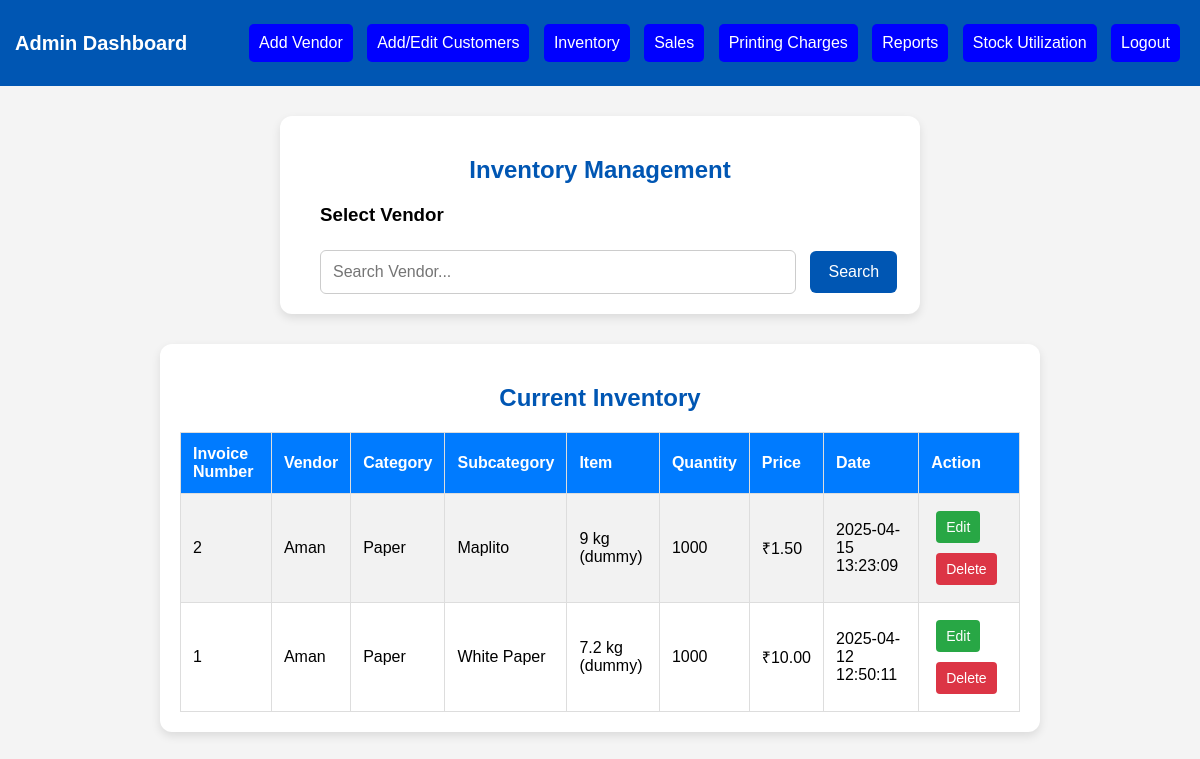
The app's page /dashboards/admin_inventory.php with its own data.
### tables this page shows
CREATE TABLE `inventory` (
  `id` int NOT NULL,
  `invoice_number` int NOT NULL,
  `vendor_id` int NOT NULL,
  `item_id` int NOT NULL,
  `quantity` int NOT NULL,
  `price_per_unit` decimal(10,2) NOT NULL,
  `created_at` timestamp NULL DEFAULT CURRENT_TIMESTAMP
);

CREATE TABLE `vendors` (
  `id` int NOT NULL,
  `vendor_name` varchar(255) NOT NULL,
  `phone_number` varchar(20) DEFAULT NULL,
  `email` varchar(255) DEFAULT NULL,
  `gst_number` varchar(50) DEFAULT NULL,
  `hsn_number` varchar(50) DEFAULT NULL,
  `invoice_number` varchar(50) DEFAULT NULL,
  `date_of_supply` date DEFAULT NULL
);

CREATE TABLE `inventory_categories` (
  `id` int NOT NULL,
  `category_name` varchar(255) NOT NULL
);

CREATE TABLE `inventory_subcategories` (
  `id` int NOT NULL,
  `subcategory_name` varchar(255) NOT NULL,
  `category_id` int DEFAULT NULL
);

CREATE TABLE `inventory_items` (
  `id` int NOT NULL,
  `item_name` varchar(255) NOT NULL,
  `subcategory_id` int DEFAULT NULL,
  `quantity` decimal(10,2) DEFAULT '0.00',
  `unit` varchar(50) DEFAULT NULL
);

### dashboards/admin_inventory.php (the view, shortened to what this page needs)
<?php
include '../database/db_connect.php';
?>
<!DOCTYPE html>
<html lang="en">
<head>
    <link rel="stylesheet" href="../css/style.css">
</head>
<body>
    <div class="navbar">
        <h2 class="brand">Admin Dashboard</h2>
        <div class="nav-buttons">
            <button onclick="location.href='add_vendor.php'">Add Vendor</button>
            <button onclick="location.href='add_edit_customers.php'">Add/Edit Customers</button>
            <button onclick="location.href='admin_inventory.php'">Inventory</button>
            <button onclick="location.href='sales.php'">Sales</button>
            <button onclick="location.href='printing_charges.php'">Printing Charges</button>
            <button onclick="location.href='reports.php'">Reports</button>
            <button onclick= "location.href='stock_utilization.php'"> Stock Utilization </button>
            <button onclick="location.href='../auth/logout.php'">Logout</button>
        </div>
    </div>
    <div class="container">
        <h2>Inventory Management</h2>
        <h3 style="padding-left:20px;">Select Vendor</h3>
        <form method="GET">
            <input type="text" name="search_query" class="search-input" placeholder="Search Vendor...">
            <button type="submit" class="search-btn">Search</button>
        </form>
    </div>
    <div class="container" style="width:70%;">
        <h2>Current Inventory</h2>
        <table>
            <tr>
                <th>Invoice Number</th>
                <th>Vendor</th>
                <th>Category</th>
                <th>Subcategory</th>
                <th>Item</th>
                <th>Quantity</th>
                <th>Price</th>
                <th>Date</th>
                <th>Action</th>
            </tr>
            <?php
            $sql = "SELECT v.vendor_name, c.category_name, s.subcategory_name, i.item_name, inv.quantity, inv.price_per_unit, inv.invoice_number, inv.created_at, inv.id
                    FROM inventory inv
                    JOIN vendors v ON inv.vendor_id = v.id
                    JOIN inventory_items i ON inv.item_id = i.id
                    JOIN inventory_subcategories s ON i.subcategory_id = s.id
                    JOIN inventory_categories c ON s.category_id = c.id
                    ORDER BY inv.created_at DESC";
            $result = $conn->query($sql);
            if ($result->num_rows > 0) {
                while ($row = $result->fetch_assoc()) {
                    echo "<tr>
                            <td>{$row['invoice_number']}</td>
                            <td>{$row['vendor_name']}</td>
                            <td>{$row['category_name']}</td>
                            <td>{$row['subcategory_name']}</td>
                            <td>{$row['item_name']}</td>
                            <td>{$row['quantity']}</td>
                            <td>₹{$row['price_per_unit']}</td>
                            <td>{$row['created_at']}</td>
                            <td>
                                <button class='edit-btn' onclick='editInventory({$row['id']})'>Edit</button>
                                <button class='delete-btn' onclick='deleteInventory({$row['id']})'>Delete</button>
                            </td>
                          </tr>";
                }
            } else {
                echo "<tr><td colspan='9'>No inventory records found.</td></tr>";
            }
            ?>
        </table>
    </div>
</body>
</html>

### css/style.css (style rules this page uses)
body { font-family: Arial, sans-serif; margin: 0; padding: 0; background-color: #f4f4f4; text-align: center; }
.navbar { background-color: #0056b3; padding: 15px; display: flex; justify-content: space-between; align-items: center; color: white; }
.navbar .brand { font-size: 20px; font-weight: bold; }
.nav-buttons button { background-color: blue; color: white; padding: 10px; margin: 5px; border: none; cursor: pointer; font-size: 16px; border-radius: 5px; }
.container { background: white; width: 50%; margin: 30px auto; padding: 20px; border-radius: 12px; box-shadow: 0 4px 10px rgba(0, 0, 0, 0.1); text-align: left; }
.container h2 { text-align: center; color: #0056b3; margin-bottom: 20px; }
.search-input { width: 75%; padding: 12px; font-size: 16px; border: 1px solid #ccc; border-radius: 6px; margin-right: 10px; margin-left:20px; }
.search-btn { padding: 12px 18px; font-size: 16px; background-color: #0056b3; color: white; border: none; border-radius: 6px; cursor: pointer; }
.edit-btn, .delete-btn { border: none; padding: 8px 15px; border-radius: 5px; cursor: pointer; font-size: 14px; margin: 5px; width:auto; }
.edit-btn { background-color: green; color: white; height:32px; }
.delete-btn { background-color: red; color: white; height:32px; }
.delete-btn { width:auto; background: red; color: white; border: none; padding: 5px 10px; cursor: pointer; border-radius: 5px; }
select, input { margin-top: 5px; }
.container { margin-bottom: 20px; }

### dashboards/admin_inventory.php (style rules this page uses)
table { width: 100%; border-collapse: collapse; margin-top: 20px; }
table, th, td { border: 1px solid #ddd; }
th, td { padding: 12px; text-align: left; }
th { background-color: #007bff; color: white; }
tr:nth-child(even) { background-color: #f2f2f2; }
.edit-btn, .delete-btn { padding: 5px 10px; font-size: 14px; cursor: pointer; border: none; border-radius: 4px; }
.edit-btn { background-color: #28a745; color: white; }
.delete-btn { background-color: #dc3545; color: white; }

### records on screen
inventory: invoice_number "2", vendor.vendor_name "Aman", inventory_categories.category_name "Paper", inventory_subcategories.subcategory_name "Maplito", item.item_name "9 kg (dummy)", quantity "1000", price_per_unit "1.50", created_at "2025-04-15 13:23:09"
inventory: invoice_number "1", vendor.vendor_name "Aman", inventory_categories.category_name "Paper", inventory_subcategories.subcategory_name "White Paper", item.item_name "7.2 kg (dummy)", quantity "1000", price_per_unit "10.00", created_at "2025-04-12 12:50:11"
